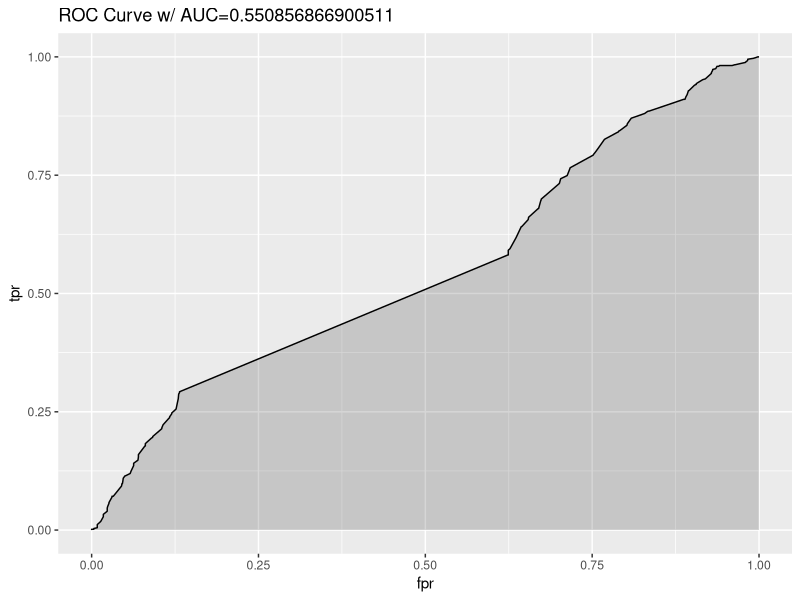

Recreate this plot in R. (Note: this script raises an error after producing the figure.)
# Logistic Regression model
library(tm)
library(stringr)
library(slam)
library(glmnet)
library(ROCR)
library(ggplot2)

setwd("C:/UVA/DataMining/SYS6018_customerservice/labels/3_final_labels")

# Get the tweet file
tweets <- read.csv("trainData.csv", stringsAsFactors = T)

# Get the sentiment scores
scores <- read.csv("sentimentScores.csv", stringsAsFactors = F)
names(scores)[5] <- "sentiment"
scores <- scores[,c("text", "industry", "sentiment", "complaint")]

# Naive model
set.seed(1) 
ind <- sample(nrow(scores), 3000)
naive.train <- scores[ind,]
naive.test <- scores[-ind,]
naive <- glm(complaint~sentiment, data=naive.train, family = "binomial")
summary(naive)
probs <- predict(naive, newdata = naive.test, type = "response")
preds <- sapply(probs, function(x){ifelse(x > 0.5, 1, 0)})
table(preds, naive.test$complaint)

# Plot an AUC curve
library(ROCR)
library(ggplot2)

preds <- prediction(probs, naive.test$complaint)
perf <- performance(preds, measure = "tpr", x.measure = "fpr")
auc <- performance(preds, measure = "auc")
auc <- auc@y.values[[1]]

roc.data <- data.frame(fpr=unlist(perf@x.values),
                       tpr=unlist(perf@y.values),
                       model="GLM")
ggplot(roc.data, aes(x=fpr, ymin=0, ymax=tpr)) +
  geom_ribbon(alpha=0.2) +
  geom_line(aes(y=tpr)) +
  ggtitle(paste0("ROC Curve w/ AUC=", auc))

# Compute metrics of performance

# Accuracy
sum(preds == naive.test$complaint) / length(preds) # 74% Accuracy

# Recall
sum(preds == 1 & preds == naive.test$complaint) / sum(naive.test$complaint == 1) # 0.5% recall

# Precision
sum(preds == 1 & preds == naive.test$complaint) / sum(preds == 1) # 30% precision



# Get tweets as parsed by the POS tagger
POStags <- read.csv("POStags.csv", sep = "\t", header = F, stringsAsFactors = F)
names(POStags) <- c("token", "tag", "confidence", "original")

# Preprocess each tweet
tweets$tokens <- apply(POStags, 1, function(x){
  tags <- unlist(str_split(x[2]," "))
  tokens <- unlist(str_split(x[1]," "))
  confidence <- as.numeric(gsub(",", ".", unlist(str_split(x[3], " "))))
  return(paste(tokens[(tags %in% c("N", "^", "Z", "V", "M", "A", "R", "Y", "#")) & confidence > 0.6], collapse=" "))
})

# Add the sentiment score
tweets$sentiment <- scores$sentiment

# Get rid of useless tweet
tweets[tweets$tokens == "",] # None of these are complaints. It is safe to get rid of them
tweets <- tweets[tweets$tokens != "",]

# Corpus
docvar <- list(industry="industry", content="tokens", complaint="complaint", sentiment="sentiment")
myReader <- readTabular(mapping=docvar)
corpus <- Corpus(DataframeSource(tweets), readerControl=list(reader=myReader))

# Clean up corpus
corpus <- tm_map(corpus, content_transformer(tolower))
corpus <- tm_map(corpus, removePunctuation) 
corpus <- tm_map(corpus, removeWords, c(stopwords("english"), "https",'southwestair', "americanairlines", "delta", "united", "deltaassist", "americanair", "jetblue", "comcast", "comcastcares","verizonsupport","vzwsupport", "verizon", "att", "attcares", "tmobilehelp", "dish", "hulu_support", "dish_answers", "hulu", "tmobile", "comcastsucks"))
corpus <- tm_map(corpus, removeNumbers) 
corpus <- tm_map(corpus, stripWhitespace)

# Document term matrix
dtm = DocumentTermMatrix(corpus, control = list(minWordLength = 3, bounds=list(global=c(5,5125))))
dtm
corpus <- corpus[row_sums(dtm) > 0] # Note that this makes us lose 7 complaints out of 120 tweets
dtm <- dtm[row_sums(dtm) > 0,] # And we suppress the documents that are now empty
dtm

# Convert to matrix form and add the label "complaint"
dtm.m <- cbind(unlist(meta(corpus, "complaint")), unlist(meta(corpus, "sentiment")), as.matrix(dtm))
df <- data.frame( complaint = unlist(meta(corpus, "complaint")), sentiment = unlist(meta(corpus, "sentiment")), as.matrix(dtm))

# Construct training and testing sets
set.seed(1)
ind <- sample(nrow(dtm.m), 3000) 
train <- dtm.m[ind,] # Train has about 70% of the set
test <- dtm.m[-ind,] # Test has the remaining 30%

# Logistic regression with regularization
cv.lam <- cv.glmnet(train[,-1], factor(train[,1]), alpha=1, family="binomial", type.measure = "class")
plot(cv.lam)
bestlam <- cv.lam$lambda.min # best lambda as selected by cross validation
bestlam
log(bestlam) # what's in the plot

# Estimate lasso logistic with lambda chosen by cv on training data
trainll <- glmnet(train[,-1], factor(train[,1]), alpha=1, family="binomial")

# Get the sorted non-zero coefficients
trainll.coef <- predict(trainll, type="coefficients", s=bestlam)
coef.df <- data.frame(word = unlist(trainll.coef@Dimnames[1]), as.matrix(trainll.coef))
coef.df$word <- as.character(coef.df$word)
coef.df <- coef.df[coef.df$X1 != 0,]
coef.df <- coef.df[order(coef.df$X1, decreasing = T),]
View(coef.df)

# How does it work on test set?
probs <- predict(trainll, newx = test[,-1], s = bestlam, type="response")
testPred <- predict(trainll, newx = test[,-1], s = bestlam, type="class")
table(testPred, test[,1])

# Compute metrics of performance

# Accuracy
sum(testPred == test[,1]) / length(testPred) # 83% Accuracy

# Recall
sum(testPred == 1 & testPred == test[,1]) / sum(test[,1] == 1) # 55% recall

# Precision
sum(testPred == 1 & testPred == test[,1]) / sum(testPred == 1) # 77% precision

# AUC curve
preds <- prediction(probs, test[,1])
perf <- performance(preds, measure = "tpr", x.measure = "fpr")
auc <- performance(preds, measure = "auc")
auc <- auc@y.values[[1]]

roc.data <- data.frame(fpr=unlist(perf@x.values),
                       tpr=unlist(perf@y.values),
                       model="GLM")
ggplot(roc.data, aes(x=fpr, ymin=0, ymax=tpr)) +
  geom_ribbon(alpha=0.2) +
  geom_line(aes(y=tpr)) +
  ggtitle(paste0("ROC Curve w/ AUC=", auc))


# Separate into industries

dtm.m <- data.frame(industry=unlist(meta(corpus, "industry")), dtm.m)

air.dtm <- as.matrix(dtm.m[dtm.m$industry == "airlines", -1])
tel.dtm <- as.matrix(dtm.m[dtm.m$industry == "telecom", -1])

# Construct training and testing sets
set.seed(1)
ind <- sample(nrow(air.dtm), 1500) 
air.train <- air.dtm[ind,] # Train has about 70% of the set
air.test <- air.dtm[-ind,] # Test has the remaining 30%

# Logistic regression with regularization
air.cv.lam <- cv.glmnet(air.train[,-1], factor(air.train[,1]), alpha=1, family="binomial", type.measure = "class")
air.bestlam <- air.cv.lam$lambda.min # best lambda as selected by cross validation

# Estimate lasso logistic with lambda chosen by cv on training data
air.trainll <- glmnet(air.train[,-1], factor(air.train[,1]), alpha=1, family="binomial")
air.probs <- predict(air.trainll, newx = air.test[,-1], s = air.bestlam, type="response")


sum(testPred == 1 & testPred == test[,1]) / sum(test[,1] == 1) # 55% recall

# AUC curve
air.preds <- prediction(air.probs, air.test[,1])
air.perf <- performance(air.preds, measure = "tpr", x.measure = "fpr")
air.auc <- performance(air.preds, measure = "auc")
air.auc <- air.auc@y.values[[1]]

air.roc.data <- data.frame(fpr=unlist(air.perf@x.values),
                       tpr=unlist(air.perf@y.values),
                       model="GLM")
ggplot(air.roc.data, aes(x=fpr, ymin=0, ymax=tpr)) +
  geom_ribbon(alpha=0.2) +
  geom_line(aes(y=tpr)) +
  ggtitle(paste0("ROC Curve w/ AUC=", air.auc))


# Telecom industry
# Construct training and testing sets
set.seed(1)
ind <- sample(nrow(tel.dtm), 1500) 
tel.train <- tel.dtm[ind,] # Train has about 70% of the set
tel.test <- tel.dtm[-ind,] # Test has the remaining 30%

# Logistic regression with regularization
tel.cv.lam <- cv.glmnet(tel.train[,-1], factor(tel.train[,1]), alpha=1, family="binomial", type.measure = "class")
tel.bestlam <- tel.cv.lam$lambda.min # best lambda as selected by cross validation

# Estimate lasso logistic with lambda chosen by cv on training data
tel.trainll <- glmnet(tel.train[,-1], factor(tel.train[,1]), alpha=1, family="binomial")
tel.probs <- predict(tel.trainll, newx = tel.test[,-1], s = tel.bestlam, type="response")

# AUC curve
tel.preds <- prediction(tel.probs, tel.test[,1])
tel.perf <- performance(tel.preds, measure = "tpr", x.measure = "fpr")
tel.auc <- performance(tel.preds, measure = "auc")
tel.auc <- tel.auc@y.values[[1]]

tel.roc.data <- data.frame(fpr=unlist(tel.perf@x.values),
                           tpr=unlist(tel.perf@y.values),
                           model="GLM")
ggplot(tel.roc.data, aes(x=fpr, ymin=0, ymax=tpr)) +
  geom_ribbon(alpha=0.2) +
  geom_line(aes(y=tpr)) +
  ggtitle(paste0("ROC Curve w/ AUC=", tel.auc))


plot(perf, col="red", main = "ROC curve")
plot(air.perf, add = TRUE, col="green")
plot(tel.perf, add = TRUE, col="blue")
